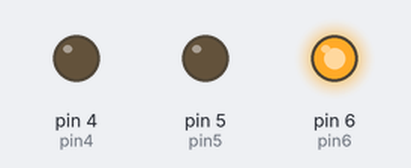
The sketch below on a simulated Arduino Uno, built with avr-gcc and run on an emulated ATmega328P. Parts: output pins drawn as LEDs (lit = HIGH).

Above: at 0.5 s.
At 2.5 s:
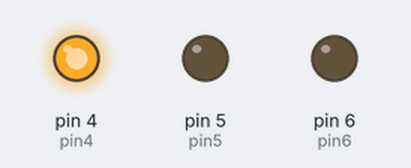
At 3.5 s:
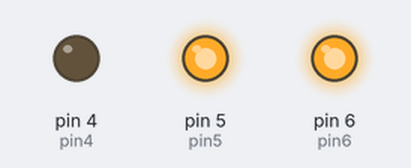
At 4.5 s:
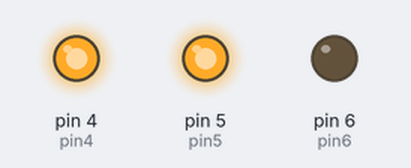
At 6.5 s:
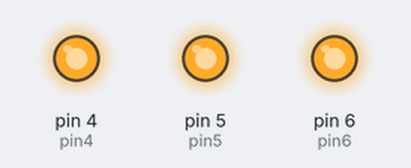
At 8.5 s:
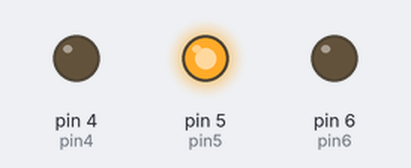
Timing chart, 0 to 9.1 s (numbered marks = the images above):
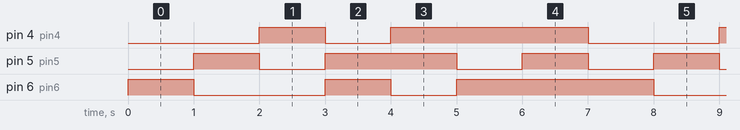

The sketch:

Main.ino
```cpp
// Created by: Jaden Plugowsky
// Created on: Oct 2023
//
// This is an RGB LED circuit.

int pin6 = 6; // Red LED
int pin5 = 5; // Green LED
int pin4 = 4; // Blue LED

void setup()
{
    pinMode(pin6, OUTPUT);
    pinMode(pin5, OUTPUT);
    pinMode(pin4, OUTPUT);
}

void loop()
{
  	digitalWrite(pin6, HIGH); // Red only
    digitalWrite(pin5, LOW);
    digitalWrite(pin4, LOW);
  delay(1000); // Wait for 1000 millisecond(s)
    digitalWrite(pin6, LOW);
    digitalWrite(pin5, HIGH); // Green only
    digitalWrite(pin4, LOW);
  delay(1000); // Wait for 1000 millisecond(s)
    digitalWrite(pin6, LOW);
    digitalWrite(pin5, LOW);
  	digitalWrite(pin4, HIGH); // Blue only
  delay(1000); // Wait for 1000 millisecond(s)
    digitalWrite(pin6, HIGH); // Red on
    digitalWrite(pin5, HIGH); // Green on
    digitalWrite(pin4, LOW);
  delay(1000); // Wait for 1000 millisecond(s)
    digitalWrite(pin6, LOW);
    digitalWrite(pin5, HIGH); // Green on
  	digitalWrite(pin4, HIGH); // Blue on
  delay(1000); // Wait for 1000 millisecond(s)
    digitalWrite(pin6, HIGH); // Red on
    digitalWrite(pin5, LOW);
  	digitalWrite(pin4, HIGH); // Blue on
  delay(1000); // Wait for 1000 millisecond(s)
    digitalWrite(pin6, HIGH); // All on
    digitalWrite(pin5, HIGH);
    digitalWrite(pin4, HIGH);
  delay(1000); // Wait for 1000 millisecond(s)
}
```

Measured:
- by itself, pin 4 (pin4): repeats every 7.0 s: LOW 1.0 s, HIGH 3.0 s, LOW 2.0 s, HIGH 1.0 s
- by itself, pin 5 (pin5): repeats every 7.0 s: LOW 1.0 s, HIGH 2.0 s, 2 × (LOW 1.0 s, HIGH 1.0 s)
- by itself, pin 6 (pin6): repeats every 7.0 s: LOW 2.0 s, HIGH 1.0 s, LOW 1.0 s, HIGH 3.0 s
